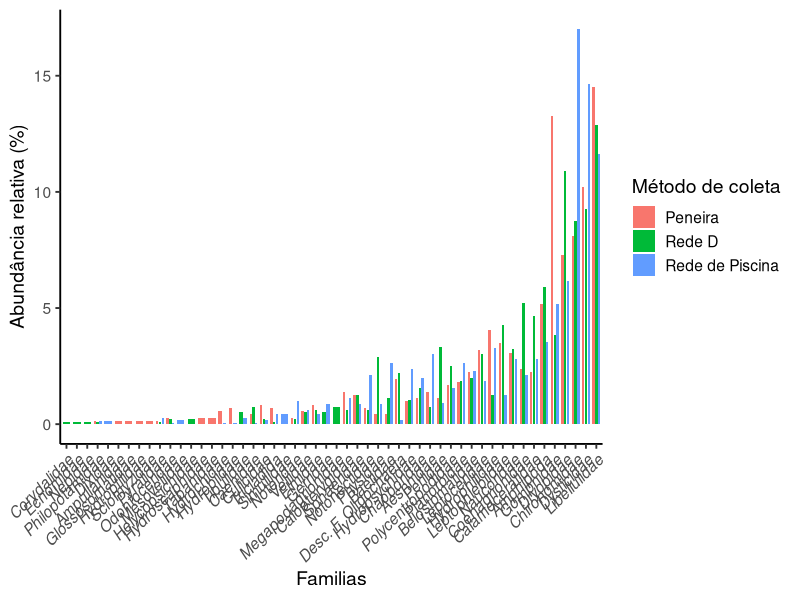
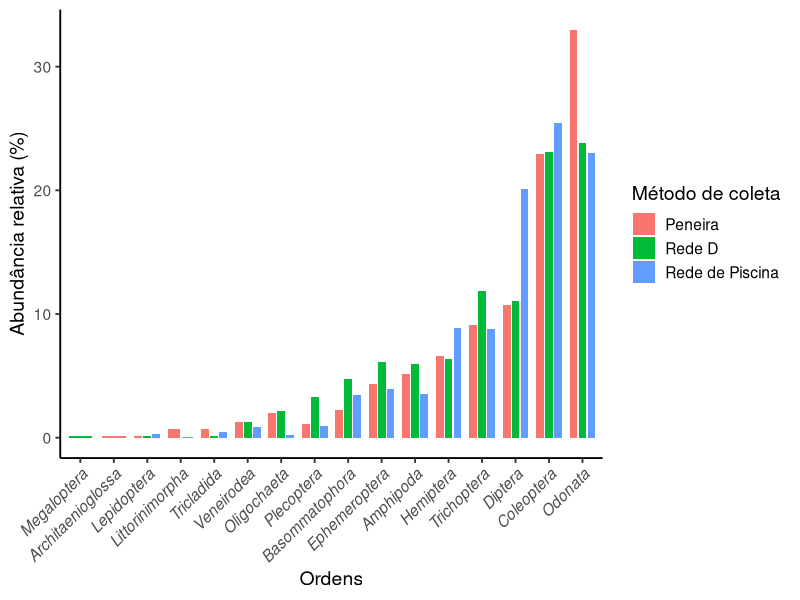

Recreate these plots in R, in order. (Note: this script raises an error after producing the figures.)
# Resumo da base de dados. 
# Quantos insetos foram coletados? 
# Quantos táxons? Em cada Classe, Em cada ordem
# Quais táxons mais e menos representativos? 

############################### Ambiente #######################################
library(tidyverse)
library(forcats)
# setwd("C:/Users/Giovana/Desktop/mestrado_giovana/")


# Pasta de tabelas
pasta_tabelas <- "tabelas/dados_descritivos/amostras_desbalanceadas/"
if (!dir.exists(pasta_tabelas)) {
  dir.create(pasta_tabelas, recursive = TRUE)
}

############################## Configurações ###################################
rios <- c("rio_bebedouro", "rio_da_barra", "rio_mutuca")
amostras_descartadas <- c("RiodaBarra-P1")
metodos <- c("D Net", "Pool Net", "Sieve")





############################## Processamento ###################################

df_cru <- read_csv("dados/processado/imaturos_piata_limpo.csv")

df <- df_cru %>%
  filter(rio %in% rios) %>%
  filter(!locality_name %in% amostras_descartadas) %>%
  filter(method %in% metodos)


# Geral -----------------------------
n_distinct(df$class)
unique(df$class)

n_distinct(df$order)
unique(df$order)

n_distinct(df$family)
unique(df$family)


# Redes -----------------------------
sumario_redes <- df %>%
  group_by(method) %>%
  summarise(
    abundancia_total = sum(abundance),
    riqueza_classes = n_distinct(class),
    riqueza_ordens = n_distinct(order),
    riqueza_familias = n_distinct(family)
  )

write.csv(
  sumario_redes,
  file.path(pasta_tabelas, "sumario_redes.csv")
)


# Classes ------------------------------
sumario_classes <- df %>% 
  group_by(class) %>%
  summarise(
    abundancia_classe = sum(abundance),
    riqueza_ordens = n_distinct(order),
    riqueza_familias = n_distinct(family)
    ) %>%
  ungroup() %>%
  mutate(abundancia_total = sum(abundancia_classe)) %>%
  mutate(abundancia_relativa = abundancia_classe / abundancia_total)

sumario_classes_redes <- df %>%
  group_by(method, class) %>%
  summarise(
    abundancia_classe_na_rede = sum(abundance),
    riqueza_ordens_da_classe_por_rede = n_distinct(order),
    riqueza_familias_da_classe_por_rede = n_distinct(family)
  )

write_csv(
  sumario_classes,
  file.path(pasta_tabelas, "sumario_classes.csv")
)

write.csv(
  sumario_classes_redes,
  file.path(pasta_tabelas, "sumario_classes_redes.csv")
)

# Ordens -------------------------------
sumario_ordens_total <- df %>% 
  group_by(order) %>%
  summarise(
    abundancia_ordem_bacia = sum(abundance),
    riqueza_familias_por_ordem = n_distinct(family)
  )

sumario_ordens_redes <- df %>%
  group_by(method, order) %>%
  summarise(
    abundancia_ordem_na_rede = sum(abundance),
    riqueza_familias_da_ordem_por_rede = n_distinct(family)
  ) %>%
  ungroup() %>%
  group_by(method) %>%
  mutate(
    total_rede = sum(abundancia_ordem_na_rede),
    abundancia_relativa_ordem_na_rede = 
    (abundancia_ordem_na_rede / total_rede) * 100
  )


write.csv(
  sumario_ordens_total,
  file.path(pasta_tabelas, "sumario_ordens_total.csv")
)

write.csv(
  sumario_ordens_redes,
  file.path(pasta_tabelas, "sumario_ordens_redes.csv")
)

# Familias -----------------------------
sumario_familias_total <- df %>% 
  group_by(family) %>%
  summarise(
    abundancia_familia_bacia = sum(abundance)
  )

sumario_familias_redes <- df %>%
  group_by(method, family) %>%
  summarise(
    order = first(order),
    abundancia_familia_na_rede = sum(abundance)
  ) %>%
  ungroup() %>%
  group_by(method) %>%
  mutate(
    total_rede = sum(abundancia_familia_na_rede),
    abundancia_relativa_familia_na_rede = 
    (abundancia_familia_na_rede / total_rede) * 100
  )

write.csv(
  sumario_familias_total,
  file.path(pasta_tabelas, "sumario_familias_total.csv")
)

write.csv(
  sumario_familias_redes,
  file.path(pasta_tabelas, "sumario_familias_redes.csv")
)

##################################### Plots ####################################

# Arrumando tabelas para plotagem ----------------------------------------------
sumario_ordens_redes <- sumario_ordens_redes %>%
  mutate(
    order = recode(
      order,
      "Desc. O. Classe Oligochaeta" = "Oligochaeta"
    ),
    method = recode(
      method,
      "Sieve" = "Peneira",
      "Pool Net" = "Rede de Piscina",
      "D Net" = "Rede D"
    )
  )

sumario_familias_redes <- sumario_familias_redes %>%
  mutate(
    method = recode(
      method,
      "Sieve" = "Peneira",
      "Pool Net" = "Rede de Piscina",
      "D Net" = "Rede D"
    )
  )

vetor_ordenamento_ordens <- sumario_ordens_redes %>%
  group_by(order) %>%
  summarise(
    abundancia_relativa_ordem_na_rede = 
      mean(abundancia_relativa_ordem_na_rede)
  ) %>%
  arrange(abundancia_relativa_ordem_na_rede) %>%
  pull(order)

vetor_ordenamento_familias <- sumario_familias_redes %>%
  group_by(family) %>%
  summarise(
    abundancia_relativa_familia_na_rede = 
      mean(abundancia_relativa_familia_na_rede)
  ) %>%
  arrange(abundancia_relativa_familia_na_rede) %>%
  pull(family)

# Ordenar
sumario_ordens_redes <- sumario_ordens_redes %>%
  mutate(
    order = factor(order, levels = vetor_ordenamento_ordens)
  )

sumario_familias_redes <- sumario_familias_redes %>%
  mutate(
    family = factor(family, levels = vetor_ordenamento_familias)
  )


# Plots ------------------------------------------------------------------------
grafico_ordens <-
  ggplot(
    sumario_ordens_redes,
    aes(
      x = order,
      y = abundancia_relativa_ordem_na_rede,
      fill = method
    )
  ) +

  geom_col(
    position = position_dodge(width = 0.8),
           width = 0.7) +

  #scale_y_continuous(
    #limits = c(0, 15),
    #breaks = seq(0, 15, 5),
    #expand = c(0, 0)
  #) +

  labs(
    x = "Ordens",
    y = "Abundância relativa (%)",
    fill = "Método de coleta"
  ) +

  theme_classic(base_size = 14) +

  theme(
    axis.text.x = element_text(
      angle = 45,
      hjust = 1,
      face = "italic"
    ),
    legend.position = "right"
  )

dev.off()


grafico_familia <-
  ggplot(
    sumario_familias_redes,
    aes(
      x = family,
      y = abundancia_relativa_familia_na_rede,
      fill = method
    )
  ) +

  geom_col(
    position = position_dodge(width = 0.8),
           width = 0.7) +

  #scale_y_continuous(
    #limits = c(0, 15),
    #breaks = seq(0, 15, 5),
    #expand = c(0, 0)
  #) +

  labs(
    x = "Familias",
    y = "Abundância relativa (%)",
    fill = "Método de coleta"
  ) +

  theme_classic(base_size = 14) +

  theme(
    axis.text.x = element_text(
      angle = 45,
      hjust = 1,
      face = "italic"
    ),
    legend.position = "right"
  )

dev.off()
